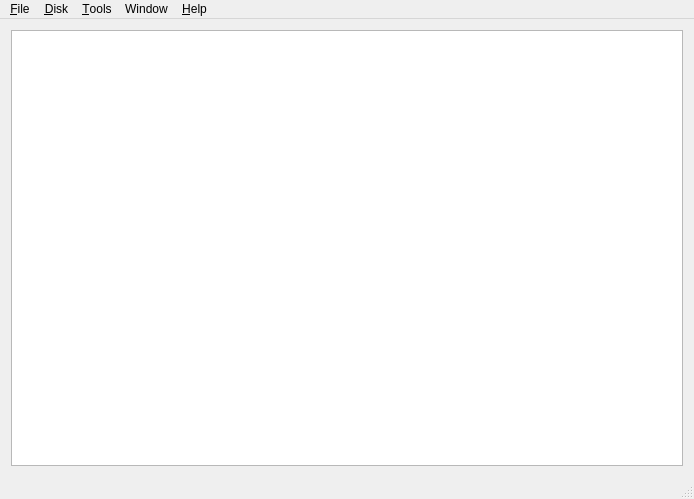
<?xml version="1.0" encoding="UTF-8"?>
<ui version="4.0">
 <class>MainWindow</class>
 <widget class="QMainWindow" name="MainWindow">
  <property name="enabled">
   <bool>true</bool>
  </property>
  <property name="geometry">
   <rect>
    <x>0</x>
    <y>0</y>
    <width>694</width>
    <height>499</height>
   </rect>
  </property>
  <property name="sizePolicy">
   <sizepolicy hsizetype="Expanding" vsizetype="Expanding">
    <horstretch>0</horstretch>
    <verstretch>0</verstretch>
   </sizepolicy>
  </property>
  <property name="windowIcon">
   <iconset resource="icons.qrc">
    <normaloff>:/icons/main-icon/AspeQt.ico</normaloff>:/icons/main-icon/AspeQt.ico</iconset>
  </property>
  <property name="styleSheet">
   <string notr="true"/>
  </property>
  <property name="locale">
   <locale language="English" country="UnitedStates"/>
  </property>
  <property name="iconSize">
   <size>
    <width>24</width>
    <height>24</height>
   </size>
  </property>
  <widget class="QWidget" name="centralWidget">
   <property name="enabled">
    <bool>true</bool>
   </property>
   <layout class="QGridLayout" name="gridLayout">
    <item row="1" column="0" colspan="2">
     <widget class="QTextEdit" name="textEdit">
      <property name="sizePolicy">
       <sizepolicy hsizetype="Ignored" vsizetype="Ignored">
        <horstretch>0</horstretch>
        <verstretch>0</verstretch>
       </sizepolicy>
      </property>
      <property name="minimumSize">
       <size>
        <width>0</width>
        <height>16</height>
       </size>
      </property>
      <property name="contextMenuPolicy">
       <enum>Qt::DefaultContextMenu</enum>
      </property>
      <property name="textInteractionFlags">
       <set>Qt::NoTextInteraction</set>
      </property>
     </widget>
    </item>
    <item row="0" column="0" colspan="2">
     <layout class="QHBoxLayout" name="horizontalLayout">
      <property name="sizeConstraint">
       <enum>QLayout::SetDefaultConstraint</enum>
      </property>
      <item>
       <layout class="QGridLayout" name="leftColumn"/>
      </item>
      <item>
       <layout class="QGridLayout" name="rightColumn"/>
      </item>
     </layout>
    </item>
   </layout>
  </widget>
  <widget class="QMenuBar" name="menuBar">
   <property name="geometry">
    <rect>
     <x>0</x>
     <y>0</y>
     <width>694</width>
     <height>22</height>
    </rect>
   </property>
   <property name="nativeMenuBar">
    <bool>false</bool>
   </property>
   <widget class="QMenu" name="menu_Disk">
    <property name="title">
     <string>&amp;Disk</string>
    </property>
    <addaction name="actionNewImage"/>
    <addaction name="actionMountDisk"/>
    <addaction name="actionMountFolder"/>
    <addaction name="actionHideShowDrives"/>
    <addaction name="actionEjectAll"/>
    <addaction name="separator"/>
   </widget>
   <widget class="QMenu" name="menu_File">
    <property name="title">
     <string>&amp;File</string>
    </property>
    <addaction name="actionStartEmulation"/>
    <addaction name="actionBootExe"/>
    <addaction name="actionPlaybackCassette"/>
    <addaction name="actionPrinterEmulation"/>
    <addaction name="actionShowPrinterTextOutput"/>
    <addaction name="separator"/>
    <addaction name="actionOpenSession"/>
    <addaction name="actionSaveSession"/>
    <addaction name="separator"/>
    <addaction name="actionQuit"/>
    <addaction name="separator"/>
   </widget>
   <widget class="QMenu" name="menu_Tools">
    <property name="title">
     <string>&amp;Tools</string>
    </property>
    <addaction name="actionOptions"/>
   </widget>
   <widget class="QMenu" name="menu_Help">
    <property name="title">
     <string>&amp;Help</string>
    </property>
    <addaction name="actionAbout"/>
    <addaction name="actionDocumentation"/>
   </widget>
   <widget class="QMenu" name="menu_Window">
    <property name="enabled">
     <bool>true</bool>
    </property>
    <property name="title">
     <string>Window</string>
    </property>
    <addaction name="actionToggleMiniMode"/>
    <addaction name="actionToggleShade"/>
    <addaction name="actionLogWindow"/>
   </widget>
   <addaction name="menu_File"/>
   <addaction name="menu_Disk"/>
   <addaction name="menu_Tools"/>
   <addaction name="menu_Window"/>
   <addaction name="menu_Help"/>
  </widget>
  <widget class="QStatusBar" name="statusBar"/>
  <action name="actionEjectAll">
   <property name="checkable">
    <bool>false</bool>
   </property>
   <property name="enabled">
    <bool>true</bool>
   </property>
   <property name="icon">
    <iconset resource="icons.qrc">
     <normaloff>:/icons/silk-icons/icons/control_eject.png</normaloff>:/icons/silk-icons/icons/control_eject.png</iconset>
   </property>
   <property name="text">
    <string>Unmount &amp;all</string>
   </property>
   <property name="statusTip">
    <string>Unmount all</string>
   </property>
   <property name="shortcut">
    <string>Ctrl+U</string>
   </property>
   <property name="iconVisibleInMenu">
    <bool>true</bool>
   </property>
  </action>
  <action name="actionOptions">
   <property name="icon">
    <iconset resource="icons.qrc">
     <normaloff>:/icons/other-icons/run.ico</normaloff>:/icons/other-icons/run.ico</iconset>
   </property>
   <property name="text">
    <string>&amp;Options...</string>
   </property>
   <property name="toolTip">
    <string>Open options dialog</string>
   </property>
   <property name="statusTip">
    <string>Open options dialog</string>
   </property>
   <property name="shortcut">
    <string>Ctrl+O</string>
   </property>
  </action>
  <action name="actionStartEmulation">
   <property name="checkable">
    <bool>true</bool>
   </property>
   <property name="checked">
    <bool>false</bool>
   </property>
   <property name="icon">
    <iconset resource="icons.qrc">
     <normaloff>:/icons/silk-icons/icons/disconnect.png</normaloff>
     <normalon>:/icons/silk-icons/icons/connect.png</normalon>:/icons/silk-icons/icons/disconnect.png</iconset>
   </property>
   <property name="text">
    <string>&amp;Start emulation</string>
   </property>
   <property name="toolTip">
    <string>Start SIO peripheral emulation</string>
   </property>
   <property name="statusTip">
    <string>Start SIO peripheral emulation</string>
   </property>
   <property name="shortcut">
    <string>Alt+E</string>
   </property>
   <property name="iconVisibleInMenu">
    <bool>true</bool>
   </property>
  </action>
  <action name="actionMountRecent_0">
   <property name="text">
    <string notr="true"/>
   </property>
   <property name="toolTip">
    <string>Mount to the first available slot</string>
   </property>
   <property name="statusTip">
    <string>Mount to the first available slot</string>
   </property>
  </action>
  <action name="actionMountDisk">
   <property name="icon">
    <iconset resource="icons.qrc">
     <normaloff>:/icons/oxygen-icons/16x16/devices/3floppy_unmount.png</normaloff>:/icons/oxygen-icons/16x16/devices/3floppy_unmount.png</iconset>
   </property>
   <property name="text">
    <string>Mount &amp;disk image...</string>
   </property>
   <property name="toolTip">
    <string>Mount a disk image to the first available slot</string>
   </property>
   <property name="statusTip">
    <string>Mount a disk image to the first available slot</string>
   </property>
   <property name="shortcut">
    <string>Ctrl+D</string>
   </property>
  </action>
  <action name="actionMountFolder">
   <property name="icon">
    <iconset resource="icons.qrc">
     <normaloff>:/icons/silk-icons/icons/folder.png</normaloff>:/icons/silk-icons/icons/folder.png</iconset>
   </property>
   <property name="text">
    <string>Mount &amp;folder image...</string>
   </property>
   <property name="toolTip">
    <string>Mount a folder image to the first available slot</string>
   </property>
   <property name="statusTip">
    <string>Mount a folder image to the first available slot</string>
   </property>
   <property name="shortcut">
    <string>Ctrl+F</string>
   </property>
  </action>
  <action name="actionNewImage">
   <property name="icon">
    <iconset resource="icons.qrc">
     <normaloff>:/icons/oxygen-icons/16x16/devices/media_floppy.png</normaloff>:/icons/oxygen-icons/16x16/devices/media_floppy.png</iconset>
   </property>
   <property name="text">
    <string>New disk image...</string>
   </property>
   <property name="toolTip">
    <string>Create a new disk image file and mount it to the first available slot</string>
   </property>
   <property name="statusTip">
    <string>Create a new disk image file and mount it to the first available slot</string>
   </property>
   <property name="shortcut">
    <string>Ctrl+N</string>
   </property>
   <property name="iconVisibleInMenu">
    <bool>true</bool>
   </property>
  </action>
  <action name="actionSaveSession">
   <property name="icon">
    <iconset resource="icons.qrc">
     <normaloff>:/icons/silk-icons/icons/monitor_go.png</normaloff>:/icons/silk-icons/icons/monitor_go.png</iconset>
   </property>
   <property name="text">
    <string>&amp;Save session</string>
   </property>
   <property name="toolTip">
    <string>Save current session to a file</string>
   </property>
   <property name="statusTip">
    <string>Save current session</string>
   </property>
   <property name="shortcut">
    <string>Alt+S</string>
   </property>
  </action>
  <action name="actionOpenSession">
   <property name="icon">
    <iconset resource="icons.qrc">
     <normaloff>:/icons/silk-icons/icons/monitor.png</normaloff>:/icons/silk-icons/icons/monitor.png</iconset>
   </property>
   <property name="text">
    <string>&amp;Open session...</string>
   </property>
   <property name="toolTip">
    <string>Open a previously saved session</string>
   </property>
   <property name="statusTip">
    <string>Open a previously saved session</string>
   </property>
   <property name="shortcut">
    <string>Alt+O</string>
   </property>
  </action>
  <action name="actionBootExe">
   <property name="icon">
    <iconset resource="icons.qrc">
     <normaloff>:/icons/Atari.ico</normaloff>:/icons/Atari.ico</iconset>
   </property>
   <property name="text">
    <string>&amp;Boot Atari executable...</string>
   </property>
   <property name="toolTip">
    <string>Boot an Atari executable</string>
   </property>
   <property name="statusTip">
    <string>Boot an Atari executable</string>
   </property>
   <property name="shortcut">
    <string>Alt+B</string>
   </property>
   <property name="visible">
    <bool>true</bool>
   </property>
   <property name="iconVisibleInMenu">
    <bool>true</bool>
   </property>
  </action>
  <action name="actionSave_1">
   <property name="enabled">
    <bool>false</bool>
   </property>
   <property name="icon">
    <iconset resource="icons.qrc">
     <normaloff>:/icons/silk-icons/icons/drive_disk.png</normaloff>:/icons/silk-icons/icons/drive_disk.png</iconset>
   </property>
   <property name="text">
    <string>Save</string>
   </property>
   <property name="toolTip">
    <string>Save D1</string>
   </property>
   <property name="statusTip">
    <string>Save D1</string>
   </property>
  </action>
  <action name="actionShowPrinterTextOutput">
   <property name="checkable">
    <bool>true</bool>
   </property>
   <property name="icon">
    <iconset resource="icons.qrc">
     <normaloff>:/icons/oxygen-icons/16x16/devices/printer1.png</normaloff>:/icons/oxygen-icons/16x16/devices/printer1.png</iconset>
   </property>
   <property name="text">
    <string>Show printer text output</string>
   </property>
   <property name="toolTip">
    <string>Show printer text output</string>
   </property>
   <property name="statusTip">
    <string>Show printer text output</string>
   </property>
   <property name="shortcut">
    <string>Alt+Shift+T</string>
   </property>
  </action>
  <action name="actionPlaybackCassette">
   <property name="icon">
    <iconset resource="icons.qrc">
     <normaloff>:/icons/oxygen-icons/16x16/devices/media_tape.png</normaloff>:/icons/oxygen-icons/16x16/devices/media_tape.png</iconset>
   </property>
   <property name="text">
    <string>Playback cassette image...</string>
   </property>
   <property name="toolTip">
    <string>Playback a cassette image</string>
   </property>
   <property name="statusTip">
    <string>Playback a cassette image</string>
   </property>
   <property name="shortcut">
    <string>Alt+C</string>
   </property>
  </action>
  <action name="actionQuit">
   <property name="icon">
    <iconset resource="icons.qrc">
     <normaloff>:/icons/oxygen-icons/16x16/actions/exit.png</normaloff>:/icons/oxygen-icons/16x16/actions/exit.png</iconset>
   </property>
   <property name="text">
    <string>&amp;Quit</string>
   </property>
   <property name="statusTip">
    <string>Quit AspeQt</string>
   </property>
   <property name="shortcut">
    <string>Alt+Q</string>
   </property>
  </action>
  <action name="actionAbout">
   <property name="icon">
    <iconset resource="icons.qrc">
     <normaloff>:/icons/oxygen-icons/16x16/actions/help_about.png</normaloff>:/icons/oxygen-icons/16x16/actions/help_about.png</iconset>
   </property>
   <property name="text">
    <string>&amp;About AspeQt</string>
   </property>
   <property name="shortcut">
    <string>Ctrl+A</string>
   </property>
  </action>
  <action name="actionHelp">
   <property name="text">
    <string>Help</string>
   </property>
  </action>
  <action name="actionContents">
   <property name="enabled">
    <bool>false</bool>
   </property>
   <property name="text">
    <string>Contents</string>
   </property>
  </action>
  <action name="actionIndex">
   <property name="text">
    <string>Index</string>
   </property>
  </action>
  <action name="actionDocumentation">
   <property name="checkable">
    <bool>true</bool>
   </property>
   <property name="icon">
    <iconset resource="icons.qrc">
     <normaloff>:/icons/oxygen-icons/16x16/actions/help_contents.png</normaloff>:/icons/oxygen-icons/16x16/actions/help_contents.png</iconset>
   </property>
   <property name="text">
    <string>User Manual</string>
   </property>
   <property name="toolTip">
    <string>User Manual</string>
   </property>
   <property name="statusTip">
    <string>User Manual</string>
   </property>
   <property name="shortcut">
    <string>Ctrl+Shift+U</string>
   </property>
  </action>
  <action name="actionDefaultImageGroup">
   <property name="icon">
    <iconset resource="icons.qrc">
     <normaloff>:/icons/oxygen-icons/16x16/actions/document_save_all.png</normaloff>:/icons/oxygen-icons/16x16/actions/document_save_all.png</iconset>
   </property>
   <property name="text">
    <string>Save mounted image group as default</string>
   </property>
  </action>
  <action name="actionPrinterEmulation">
   <property name="checkable">
    <bool>false</bool>
   </property>
   <property name="checked">
    <bool>false</bool>
   </property>
   <property name="icon">
    <iconset resource="icons.qrc">
     <normaloff>:/icons/silk-icons/icons/printer.png</normaloff>:/icons/silk-icons/icons/printer.png</iconset>
   </property>
   <property name="text">
    <string>Stop printer emulation</string>
   </property>
   <property name="statusTip">
    <string>Stop printer emulation</string>
   </property>
   <property name="shortcut">
    <string>Alt+P</string>
   </property>
  </action>
  <action name="actionHideShowDrives">
   <property name="icon">
    <iconset resource="icons.qrc">
     <normaloff>:/icons/silk-icons/icons/drive_add.png</normaloff>:/icons/silk-icons/icons/drive_add.png</iconset>
   </property>
   <property name="text">
    <string>Hide drives D9-DO</string>
   </property>
   <property name="shortcut">
    <string>Alt+H</string>
   </property>
  </action>
  <action name="actionToggleMiniMode">
   <property name="icon">
    <iconset resource="icons.qrc">
     <normaloff>:/icons/other-icons/MiniCooper 22.ico</normaloff>:/icons/other-icons/MiniCooper 22.ico</iconset>
   </property>
   <property name="text">
    <string>Toggle mini mode</string>
   </property>
   <property name="shortcut">
    <string>Ctrl+M</string>
   </property>
  </action>
  <action name="actionToggleShade">
   <property name="enabled">
    <bool>false</bool>
   </property>
   <property name="icon">
    <iconset resource="icons.qrc">
     <normaloff>:/icons/other-icons/fade.png</normaloff>:/icons/other-icons/fade.png</iconset>
   </property>
   <property name="text">
    <string>Toggle shade mode</string>
   </property>
   <property name="shortcut">
    <string>Ctrl+S</string>
   </property>
  </action>
  <action name="actionLogWindow">
   <property name="icon">
    <iconset resource="icons.qrc">
     <normaloff>:/icons/silk-icons/icons/page_white_text.png</normaloff>:/icons/silk-icons/icons/page_white_text.png</iconset>
   </property>
   <property name="text">
    <string>Open log window</string>
   </property>
   <property name="toolTip">
    <string>Open log window</string>
   </property>
   <property name="statusTip">
    <string>Open log window</string>
   </property>
   <property name="shortcut">
    <string>Ctrl+L</string>
   </property>
  </action>
 </widget>
 <layoutdefault spacing="6" margin="11"/>
 <resources>
  <include location="icons.qrc"/>
 </resources>
 <connections/>
</ui>
